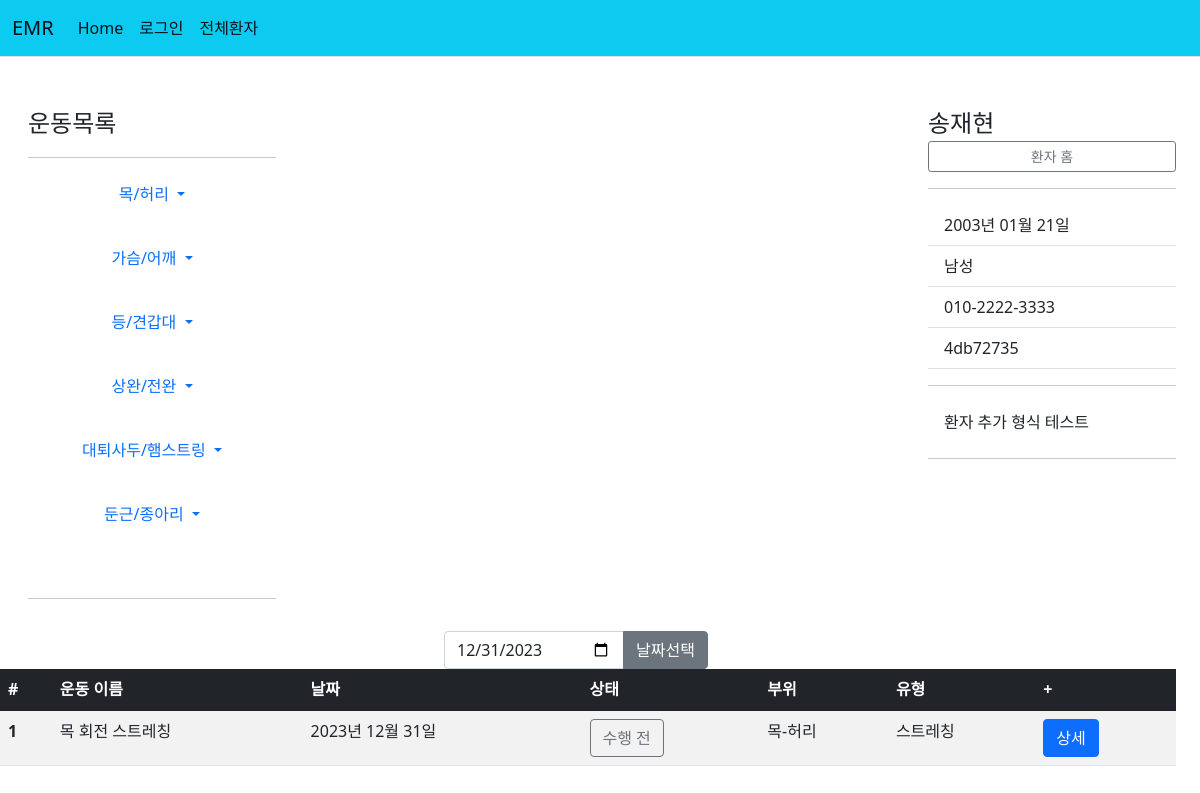
/patient/4db72735-7524-4b8d-b64b-b228c6ceb18b/2023-12-31/exercise/, run on the app's committed database.
### patient/models.py (models this page shows, shortened)
class Patient2(models.Model):
    id = models.CharField(primary_key=True, max_length=36, default=uuid.uuid4)
    name = models.CharField(max_length=10)
    front_resident = models.CharField(max_length=6)
    back_resident = models.CharField(max_length=1)
    phone = models.CharField(max_length=30)
    memo = models.TextField(default='메모')
    exercise_memo = models.TextField(default='운동처방 메모')
    rom_memo = models.TextField(default='가동범위 검사 메모')
    clinic_memo = models.TextField(default='물리치료 메모')

class ExerciseList(models.Model):
    code = models.CharField(primary_key=True, max_length=36, default=uuid.uuid4)
    exercise = models.ForeignKey(Exercise, on_delete=models.CASCADE)
    patient = models.ForeignKey(Patient2, on_delete=models.CASCADE)
    date = models.DateField(default=date.today)
    count = models.IntegerField(default=0)
    set = models.IntegerField(default=1)
    time = models.IntegerField(default=0)
    weight = models.IntegerField(default=0)
    done = models.BooleanField(default=False)

class Exercise(models.Model):
    name = models.CharField(primary_key=True, max_length=30)
    part = models.ForeignKey(Part, on_delete=models.CASCADE)
    type = models.ForeignKey(ExerciseType, on_delete=models.CASCADE)
    link = models.URLField(default='https://blog.naver.com/smile86/221055278905')

class Part(models.Model):
    part = models.CharField(primary_key=True, max_length=10)

class ExerciseType(models.Model):
    type = models.CharField(primary_key=True, max_length=20)

### patient/views.py (the view)
# urls.py: path('<str:patient_id>/<str:selected_date>/exercise/', views.exercise, name='exercise'),
def exercise(request, patient_id, selected_date=''):
    patient = get_object_or_404(Patient2, pk=patient_id)
    selected_date = request.GET.get('date', selected_date)
    if selected_date=='':
        selected_date=str(timezone.now().date())
    exercise_list = ExerciseList.objects.filter(patient=patient_id, date=selected_date)
    context = {'patient':patient, 'exercise_list':exercise_list, 'selected_date':selected_date}
    return render(request, 'patient/exercise.html', context)

### patient/templatetags/patient_filter.py (called while the page is built)
@register.filter
def back2(value):
    ans=''
    if int(value)%2==0:
        ans = '여성'
    else:
        ans = '남성'
    return ans

@register.filter
def birth2(value, back):
    if back=='3' or back=='4':
        year = '20'+value[:2]
    else:
        year = '19'+value[:2]
    birth = year+'년 '+value[2:4]+'월 '+value[4:]+'일'
    return birth

@register.filter
def id_cut(value):
    return value[:8]

### templates/patient/exercise.html (shortened to what this page needs)
{% extends "base.html" %}
{% load patient_filter %}
{% block content %}
<div class="container-fluid">
  <div class="row">
    <div class="col-md-4">
      <div class="d-flex flex-column flex-shrink-0 p-3" style="width: 280px;">
        <svg class="bi pe-none me-2" width="40" height="32"><use xlink:href="#bootstrap"/></svg>
        <span class="fs-4">운동목록</span>
        <hr>
        <ul class="nav nav-pills flex-column mb-auto text-center">
          <li>
            <a href="#" class="nav-link text-primary align-items-center text-decoration-none dropdown-toggle" data-bs-toggle="dropdown" aria-expanded="false">
              목/허리
            </a>
          </li>
          <br>
          <li>
            <a href="#" class="nav-link align-items-center text-decoration-none dropdown-toggle" data-bs-toggle="dropdown" aria-expanded="false">
              가슴/어깨
            </a>
          </li>
          <br>
          <li>
            <a href="#" class="nav-link align-items-center text-decoration-none dropdown-toggle" data-bs-toggle="dropdown" aria-expanded="false">
              등/견갑대
            </a>
          </li>
          <br>
          <li>
            <a href="#" class="nav-link align-items-center text-decoration-none dropdown-toggle" data-bs-toggle="dropdown" aria-expanded="false">
              상완/전완
            </a>
          </li>
          <br>
          <li>
            <a href="#" class="nav-link align-items-center text-decoration-none dropdown-toggle" data-bs-toggle="dropdown" aria-expanded="false">
              대퇴사두/햄스트링
            </a>
          </li>
          <br>
          <li>
            <a href="#" class="nav-link align-items-center text-decoration-none dropdown-toggle" data-bs-toggle="dropdown" aria-expanded="false">
              둔근/종아리
            </a>
          </li>
          <br>
          <br>
        </ul>
        <hr>
    </div>
    </div>
    <div class="col-md-5">
    </div>
    <div class="col-md-3">
      <div class="col-md-3">
        <div class="d-flex flex-column flex-shrink-0 p-3" style="width: 280px;">
            <svg class="bi pe-none me-2" width="40" height="32"><use xlink:href="#bootstrap"/></svg>
            <span class="fs-4">{{patient.name}}</span>
            <a href="{% url 'patient:detail' patient.id %}" class="btn  btn-sm btn-outline-secondary">환자 홈</a></span>
          <hr>
          <ul class="list-group list-group-flush">
            <li class="list-group-item">{{patient.front_resident|birth2:patient.back_resident}}</li>
            <li class="list-group-item">{{patient.back_resident|back2}}</li>
            <li class="list-group-item">{{patient.phone}}</li>
            <li class="list-group-item">{{patient.id|id_cut}}</li>
            <hr>
            <li class="list-group-item">{{patient.memo}}</li>
          </ul>
          <hr>
      </div>
    </div>
  </div>
  <div class="row">
    <div class="row justify-content-center">
      <div class="col-md-3">
        <form method="get">
          <div class="input-group">
            <input type="date" class="form-control" id="date" name="date" value="{{ selected_date|default_if_none:""}}">
            <button type="submit" class="btn btn-secondary">날짜선택</button>
          </div>
        </form>
      </div>
    </div>
    <table class="table table-border table-Secondary table-striped">
      <thead>
      <tr class="table-dark">
          <th scope="col">#</th>
          <th scope="col">운동 이름</th>
          <th scope="col">날짜</th>
          <th scope="col">상태</th>
          <th scope="col">부위</th>
          <th scope="col">유형</th>
          <th scope="col">+</th>
      </tr>
      </thead>
      <tbody>
      {% for exercise in exercise_list %}
      <tr>
          <th scope="row">{{forloop.counter}}</th>
          <td>{{exercise.exercise.name}}</td>
          <td>{{exercise.date}}</td>
          {% if exercise.done %}<td> <button type="button" class="btn btn-success">완료</button></td>
          {% else %}<td><button type="button" class="btn btn-outline-secondary">수행 전</button></td>{% endif %}
          <td>{{exercise.exercise.part.part}}</td>
          <td>{{exercise.exercise.type.type}}</td>
          <td><a class="btn btn-primary" href="{% url 'patient:exercise_modify' patient_id=patient.id exercise_code=exercise.code selected_date=selected_date %}" role="button">상세</a></td>
      </tr>
      {% endfor %}
      </tbody>
    </table>
  </div>
</div>
{% endblock %}

### static/sidebars.css (style rules this page uses)
body { min-height: 100vh; min-height: -webkit-fill-available; }
html { height: -webkit-fill-available; }
.dropdown-toggle { outline: 0; }

### data on the page
Patient2: name "송재현", front_resident|birth2 "2003년 01월 21일", back_resident|back2 "남성", phone "010-2222-3333", id|id_cut "4db72735", memo "환자 추가 형식 테스트"
ExerciseList: exercise.name "목 회전 스트레칭", date "2023년 12월 31일", done "수행 전", exercise.part.part "목-허리", exercise.type.type "스트레칭"
